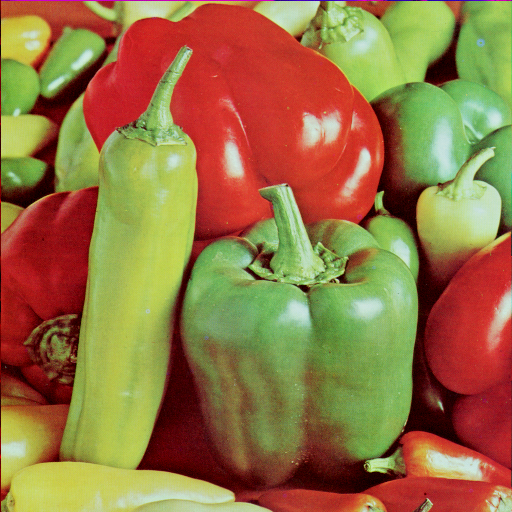
#> input picture DIP_EXP(1 to 10)/color.tiff, 512 x 512 px
$ python exp-08.py
#> lines starting #> are read from the running program, lines starting #| are printed output that depends on the picture; after the words box and inside, x2 and y2 are one past the last pixel; in counts of white or black regions, pixels touching at a corner belong together
#> further down, image is the input picture: shape (512, 512, 3); mean R, G, B 149.8, 115.6, 66.5
#> `hsv_image = color.rgb2hsv(image)`: hsv_image: shape (512, 512, 3) float64; mean of channels 0, 1, 2 0.25, 0.637, 0.65
import numpy as np
import matplotlib.pyplot as plt
from skimage import io, color

def rgb_to_hsi(rgb_image):
    r, g, b = rgb_image[:, :, 0] / 255.0, rgb_image[:, :, 1] / 255.0, rgb_image[:, :, 2] / 255.0
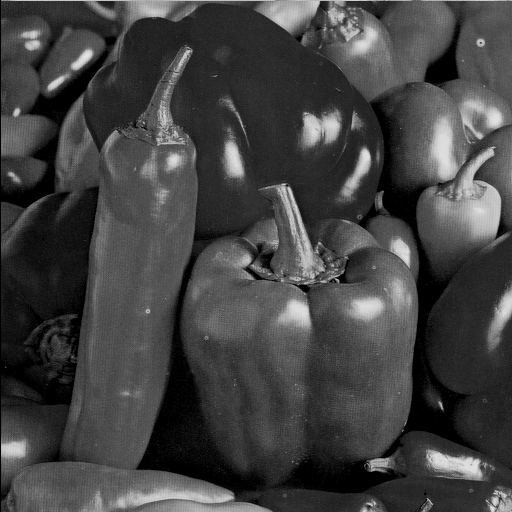
#> b: shape (512, 512) float64; min 0, max 0.898, mean 0.261
    intensity = (r + g + b) / 3.0
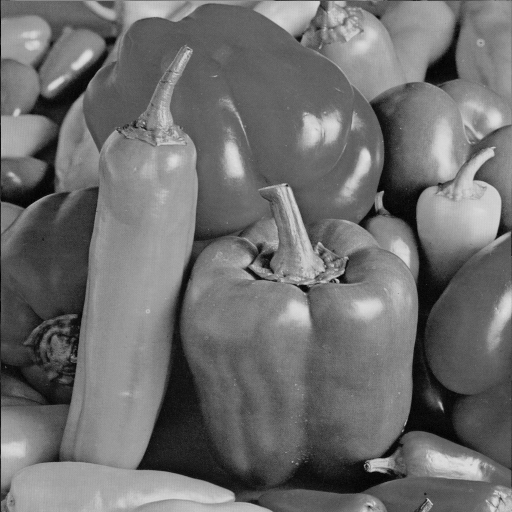
#> intensity: shape (512, 512) float64; min 0, max 0.88, mean 0.434
    minimum = np.minimum(r, np.minimum(g, b))
    saturation = 1.0 - (3.0 / (r + g + b + 1e-6)) * minimum
    angle_numerator = 0.5 * ((r - g) + (r - b))
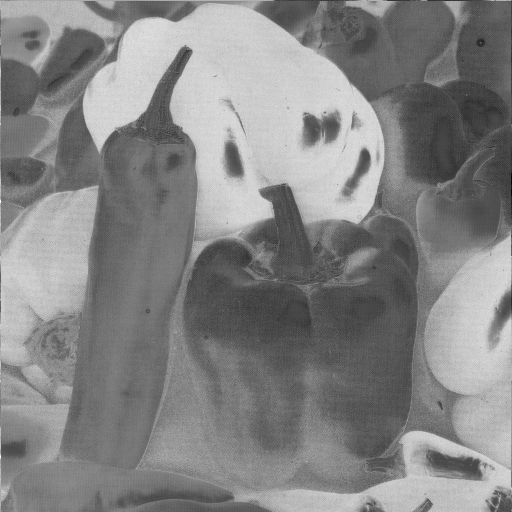
#> angle_numerator: shape (512, 512) float64; min -0.457, max 0.859, mean 0.23; drawn with min black and max white
    angle_denominator = np.sqrt((r - g) ** 2 + (r - b) * (g - b))
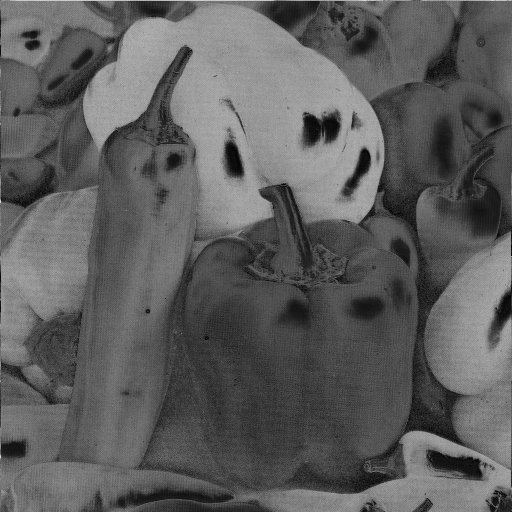
#> angle_denominator: shape (512, 512) float64; min 0, max 0.859, mean 0.37
    angle_denominator[angle_denominator == 0] = 1e-6  # Avoid division by zero
#> angle_denominator: shape (512, 512) float64; under 0.01% of pixels changed, all inside (x1, y1, x2, y2) = (389, 208, 390, 209)
    hue = np.arccos(np.clip(angle_numerator / angle_denominator, -1, 1))
    hue[b > g] = 2 * np.pi - hue[b > g]
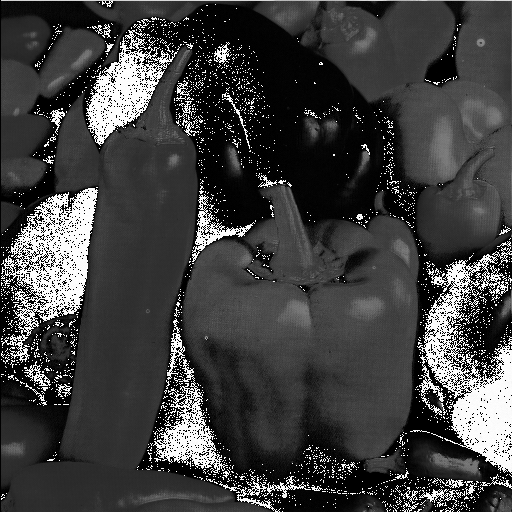
#> hue: shape (512, 512) float64; min 0, max 6.28, mean 1.57; drawn with min black and max white
    hue /= (2 * np.pi)
    return np.stack([hue, saturation, intensity], axis=2)
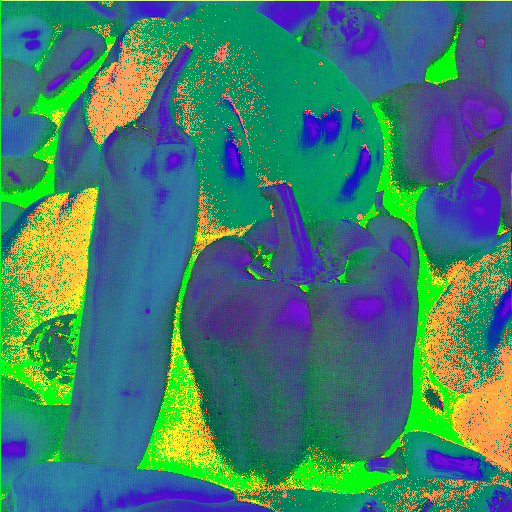
#> returned value: shape (512, 512, 3) float64; mean of channels 0, 1, 2 0.25, 0.488, 0.434; drawn as R, G, B

# Load a color image
image = io.imread('color.tiff')
io.imshow(image)
io.show()

hsv_image = color.rgb2hsv(image)
hsi_image = rgb_to_hsi(image)
lab_image = color.rgb2lab(image)
#> lab_image: shape (512, 512, 3) float64; mean of channels 0, 1, 2 53.2, 7.2, 35.4

# Separate color channels
red_channel = image[:, :, 0]
green_channel = image[:, :, 1]
blue_channel = image[:, :, 2]

# Plot original image and its components
plt.figure(figsize=(12, 8))
plt.subplot(2, 3, 1)
plt.imshow(hsv_image)
plt.title('HSV Image')
plt.subplot(2, 3, 2)
plt.imshow(hsi_image, vmin=0, vmax=1)
plt.title('HSI Image')
plt.subplot(2, 3, 3)
plt.imshow(lab_image)
plt.title('CIE L*a*b* Image')
plt.subplot(2, 3, 4)
plt.imshow(red_channel)
plt.title('Red Channel')
plt.subplot(2, 3, 5)
plt.imshow(green_channel)
plt.title('Green Channel')
plt.subplot(2, 3, 6)
plt.imshow(blue_channel)
plt.title('Blue Channel')

plt.tight_layout()
plt.show()
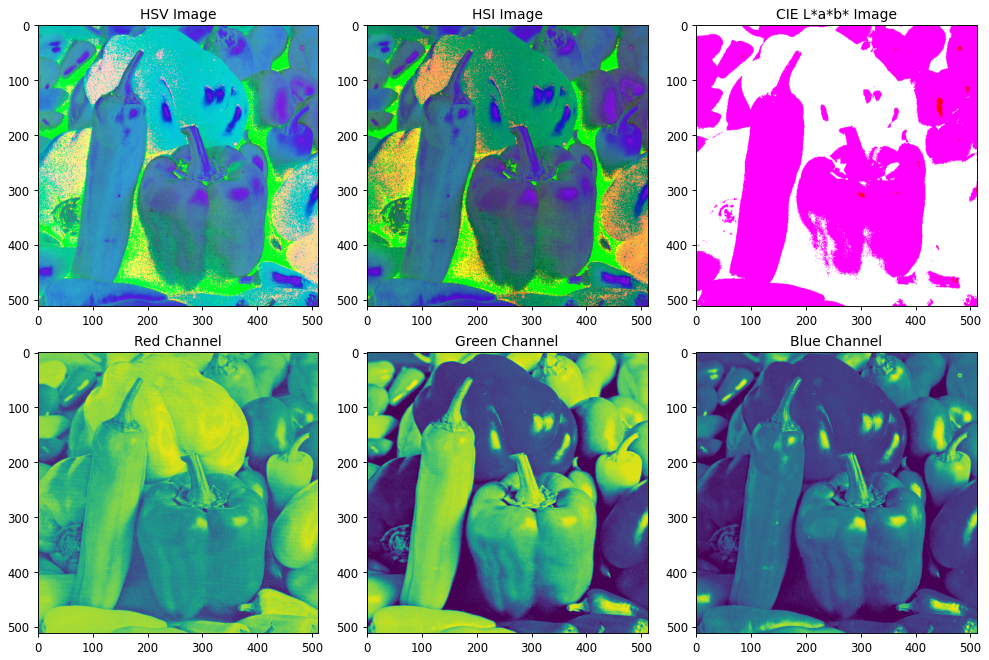
#> figure drawn by matplotlib, 6 panels
